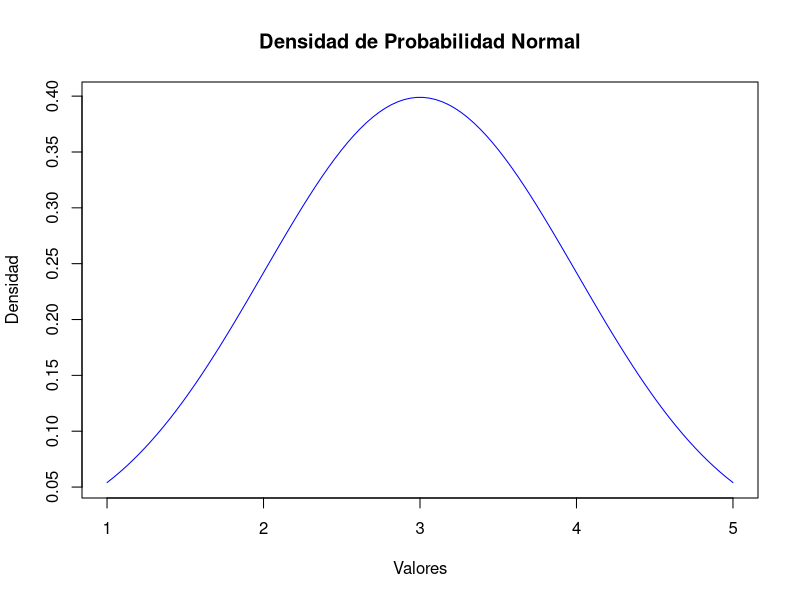
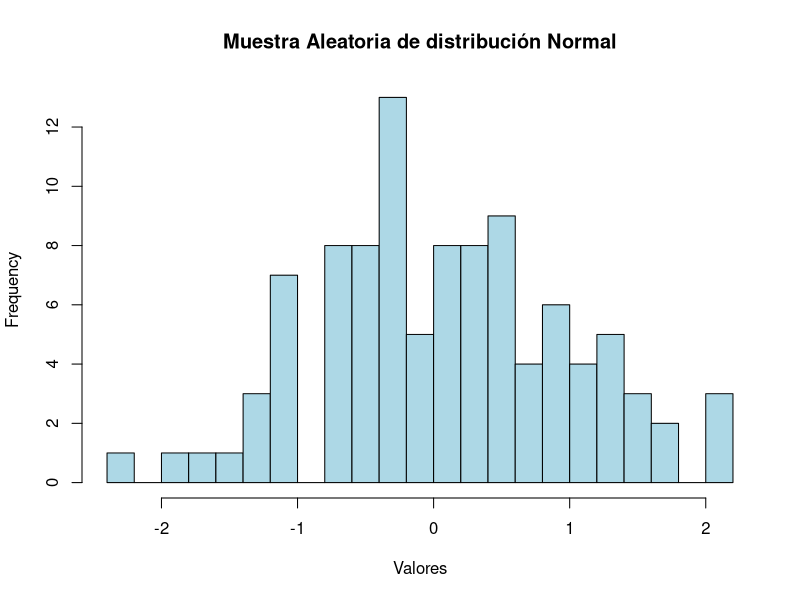
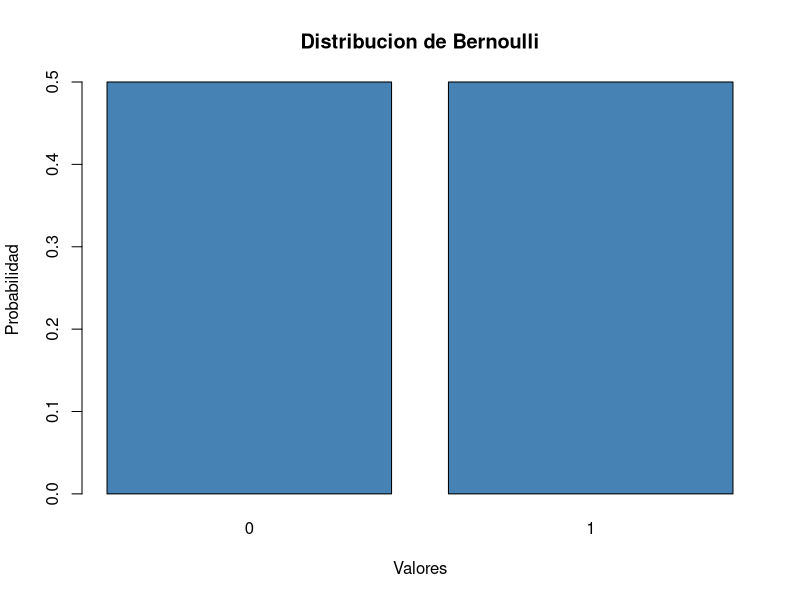
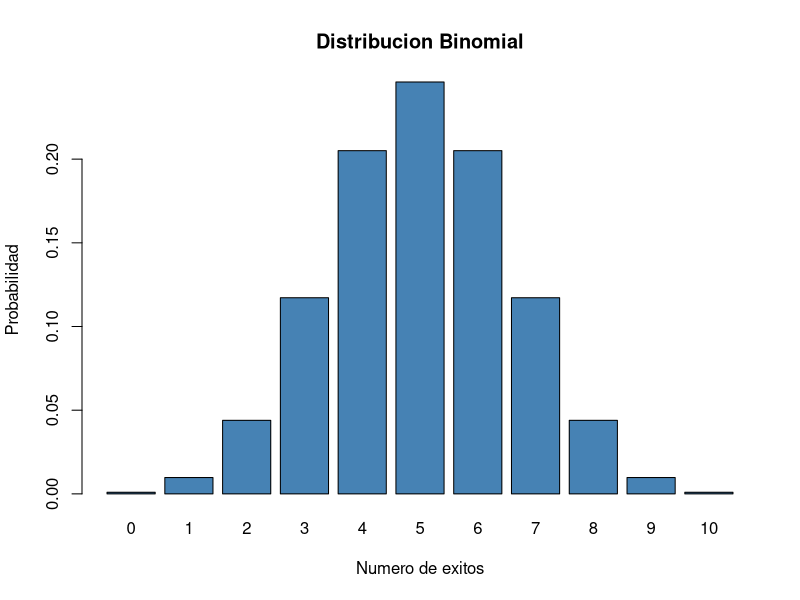
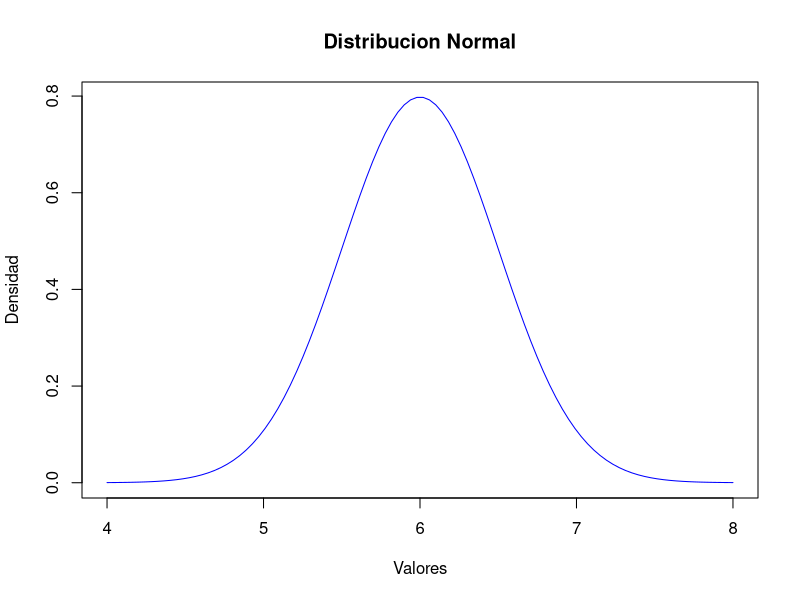
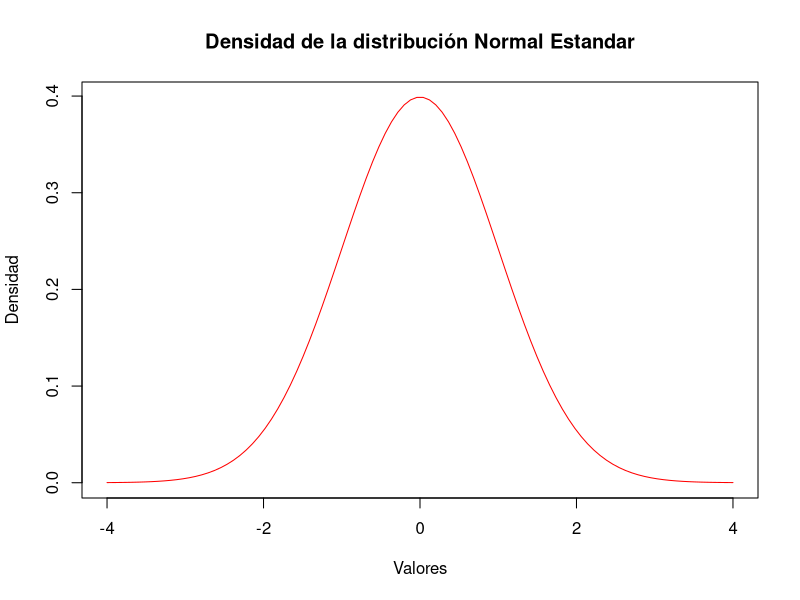
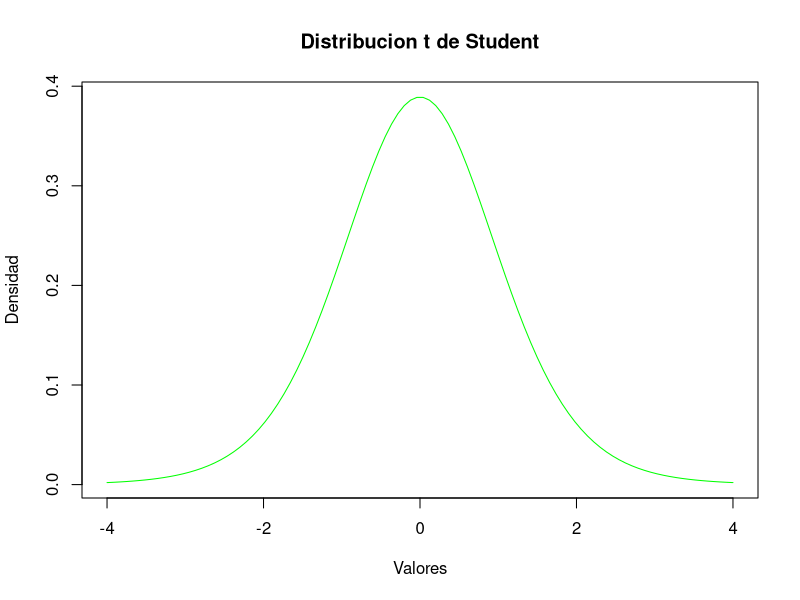
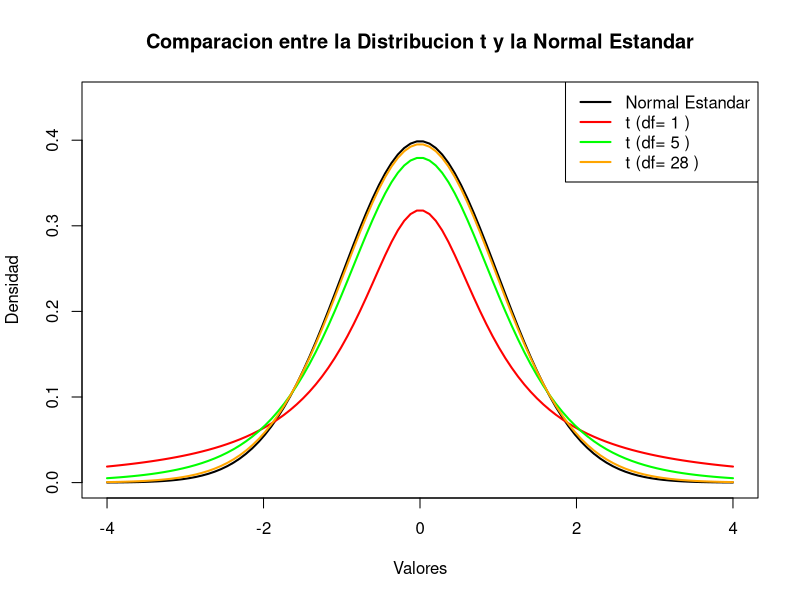

These figures' R source, in order:
## ---- chunk 1
x <- seq(1, 5, length = 100) #Crear un vector 100 números desde el 1 hasta el 5
x
## ---- chunk 2
mean(x)
## ---- chunk 3
sd(x)
## ---- chunk 4
# Crear un vector categórico con "S" (Sí) y "N" (No)
acceso_internet <- c("S", "S", "N", "S", "N", "S", "S", "N", "S", "N", "S", "S", "S", "N", "N")


## ---- chunk 5
# Crear un vector categórico con "S" (Sí) y "N" (No)
acceso_internet <- c("S", "S", "N", "S", "N", "S", "S", "N", "S", "N", "S", "S", "S", "N", "N")

# Calcular la proporción de "S" y "N"
prop_S2 <- mean(acceso_internet == "S")  # Proporción de "S"
prop_N2 <- mean(acceso_internet == "N")  # Proporción de "N"

## ---- chunk 6
prop_S2
prop_N2
## ---- chunk 7
# Crear un vector dicotómico (1 = Tiene acceso a Internet, 0 = No tiene)
y <- c(1, 1, 0, 1, 0, 1, 1, 0, 1, 0, 1, 1, 1, 0, 0, 1, 0, 0, 1,0, 1, 1, 1, 1)
## ---- chunk 8
prop_1 <- mean(acceso_internet == 1)  # Proporción de personas con acceso
prop_0 <- mean(acceso_internet == 0)  # Proporción de personas sin acceso

prop_1
prop_0
## ---- chunk 9

x <- seq(1, 5, length = 100)
x

## ---- chunk 10
mean(x)
sd(x)
## ---- chunk 11
#Aquí se utiliza la función d:

densidad <- dnorm(x, mean = 3 , sd = 1)
densidad

## ---- chunk 12
plot(x, densidad, type = "l", col = "blue", main = "Densidad de Probabilidad Normal",
     ylab = "Densidad", xlab = "Valores")
## ---- chunk 13
#Probabilidad acumulada Z hasta 1.96
pnorm(1.96, mean=0, sd=1)
## ---- chunk 14

qnorm(0.975, mean = 0, sd = 1)
 
## ---- chunk 15
set.seed(123) # Para reproducibilidad, para que se generen siempre los mismos valores, si no se usa, cada vez que ejecute las líneas de código, se crearán valores aleatorios nuevos.

datos = rnorm(100, mean = 0, sd = 1)
datos

## ---- chunk 16
hist(datos, breaks = 30, col = "lightblue", main = "Muestra Aleatoria de distribución Normal",
     xlab = "Valores")
## ---- chunk 17

p <- 0.5  # Probabilidad de exito
x <- c(0, 1)

densidad_bernoulli <- dbinom(x, size = 1, prob = p)

barplot(densidad_bernoulli, names.arg = x, col = "steelblue",
        main = "Distribucion de Bernoulli", ylab = "Probabilidad", xlab = "Valores")
## ---- chunk 18
 
densidad_binomial <- dbinom(0:10, size = 10, prob = 0.5) # size = número de ensayos y prob = Probabilidad de exito

barplot(densidad_binomial, names.arg = 0:10, col = "steelblue",
        main = "Distribucion Binomial", ylab = "Probabilidad", xlab = "Numero de exitos")
## ---- chunk 19

x <- seq(4, 8, length = 100) #Crear una secuencia de 100 números del -4 al 4
x

## ---- chunk 20

densidad <- dnorm(x, mean = 6, sd = 0.5) #obtener las densidades (p) de cada número para la distribución Normal estandar y guardarlos en el objeto "densidad"
densidad

## ---- chunk 21
plot(x, densidad, type = "l", col = "blue", main = "Distribucion Normal",
     ylab = "Densidad", xlab = "Valores")
## ---- chunk 22

x <- seq(-4, 4, length = 100)

densidad <- dnorm(x, mean = 0, sd = 1)

## ---- chunk 23
plot(x, densidad, type = "l", col = "red", main = "Densidad de la distribución Normal Estandar",
     ylab = "Densidad", xlab = "Valores")
## ---- chunk 24

x <- seq(-4, 4, length = 100)

densidad_t <- dt(x, df = 10) #df significa: Grados de libertad

## ---- chunk 25
plot(x, densidad_t, type = "l", col = "green", main = "Distribucion t de Student",
     ylab = "Densidad", xlab = "Valores")
## ---- chunk 26

x <- seq(-4, 4, length = 100)

# Definir los grados de libertad
grados_libertad <- c(1, 5, 28)
colores <- c("red", "green", "orange")

## ---- chunk 27

# Graficar la distribucion normal estandar
plot(x, dnorm(x, mean = 0, sd = 1), type = "l", col = "black", lwd = 2,
     main = "Comparacion entre la Distribucion t y la Normal Estandar",
     ylab = "Densidad", xlab = "Valores", ylim = c(0, 0.45))

# Agregar las distribuciones t con diferentes grados de libertad
for (i in 1:length(grados_libertad)) {
  lines(x, dt(x, df = grados_libertad[i]), col = colores[i], lwd = 2)
}

# Agregar una leyenda
legend("topright", legend = c("Normal Estandar", paste("t (df=", grados_libertad, ")")),
       col = c("black", colores), lwd = 2)
## ---- chunk 28

x <- seq(0, 20, length = 100)

densidad_chi2 <- dchisq(x, df = 5) #df significa grados de libertad

plot(x, densidad_chi2, type = "l", col = "purple", main = "Distribucion Chi-cuadrado",
     ylab = "Densidad", xlab = "Valores")
## ---- chunk 29

x <- seq(0, 5, length = 100)
densidad_f <- df(x, df1 = 5, df2 = 10) #df1 y df2 son lso grados de libertad


plot(x, densidad_f, type = "l", col = "orange", main = "Distribucion F",
     ylab = "Densidad", xlab = "Valores")
## ---- chunk 30

set.seed(123) #Sembrar semilla para que solo se generen valores aletorios una vez
medias <- numeric(1000)  # Vector vacío para guardar las medias

## ---- chunk 31

#Esto es un blucle: acción repetitiva:

for (i in 1:1000) { #Para cada i desde 1 hasta 1000, generar una muestra a partir de una distribución normal
  muestra <- rnorm(30, mean = 50, sd = 10)  # Cada muestra tiene 30 observaciones y sigue distribución normal con media 50 y desvición estándar de 10
  medias[i] <- mean(muestra)  # Guardamos las medias muestrales en el vector medias
}

head(medias) #Mostrar las primeras medias generadas

## ---- chunk 32

hist(medias, breaks = 30, col = "lightblue", probability = TRUE,
     main = "Distribucion Muestral de la Media",
     xlab = "Media Muestral")
lines(density(medias), col = "red", lwd = 2)  # Agregamos la curva de densidad

## ---- chunk 33

set.seed(123) #Semilla para que no se generen valores diferentes cada vez que se corra el código
varianzas <- numeric(1000) # Crear vector númerico con el tamaño de las n muestras

## ---- chunk 34

#Crear en bucle las 1000 muestras y calcular la varianza de cada una

for (i in 1:1000) {
  muestra <- rnorm(30, mean = 50, sd = 10) #generar muestras normales con media 50 y desviación estándar de 10
  varianzas[i] <- var(muestra) #Guardar las varianzas de cada muestra.
}

## ---- chunk 35

hist(varianzas, breaks = 30, col = "pink", probability = TRUE,
     main = "Distribucion Muestral de la Varianza",
     xlab = "Varianza Muestral")
lines(density(varianzas), col = "red", lwd = 2)

## ---- chunk 36

set.seed(123)
poblacion <- rbinom(10000, size = 1, prob = 0.4)  # Poblacion binaria con p = 0.4
proporciones <- numeric(1000)# Crear vector númerico con el tamaño de las n muestras

## ---- chunk 37
for (i in 1:1000) {
  muestra <- sample(poblacion, 50)
  proporciones[i] <- mean(muestra) #Calcular la proporción de exitos en cada muestra
}
## ---- chunk 38

hist(proporciones, breaks = 30, col = "lightgreen", probability = TRUE,
     main = "Distribucion Muestral de la Proporcion",
     xlab = "Proporcion Muestral")
lines(density(proporciones), col = "red", lwd = 2)

